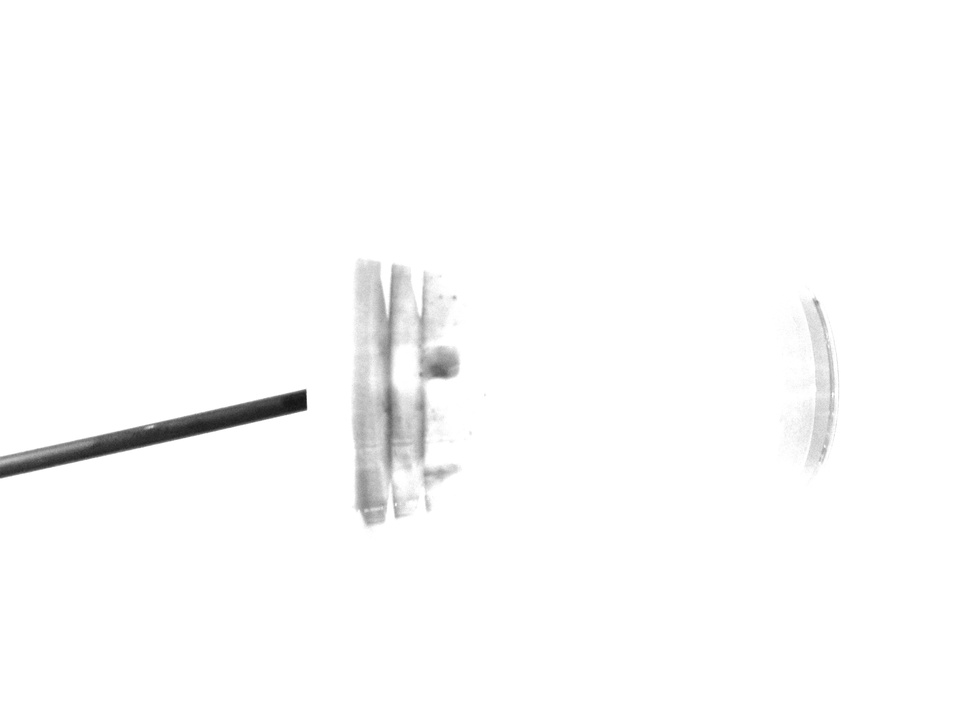
%> input picture hw2/exercise2/myimg1_sepia.jpg, 970 x 727 px, shrunk from 4032 x 3024 before the run, given in place of myimgA.jpg, which was not available
$ octave code.m   (GNU Octave 9; MATLAB toolbox functions it lacks are replaced by stand-ins)
%> lines starting %> are read from the running program, lines starting %| are printed output that depends on the picture; pictures that were not available may be replaced by others from this repository, and a replacement may not be noted
%read in images
%I and I2 were taken by me
I = imread("myimgA.jpg");
%> I is the input picture: size 727x970 uint8; min 18, max 255, mean 251.7
I2 = imread("myimgB.jpg");
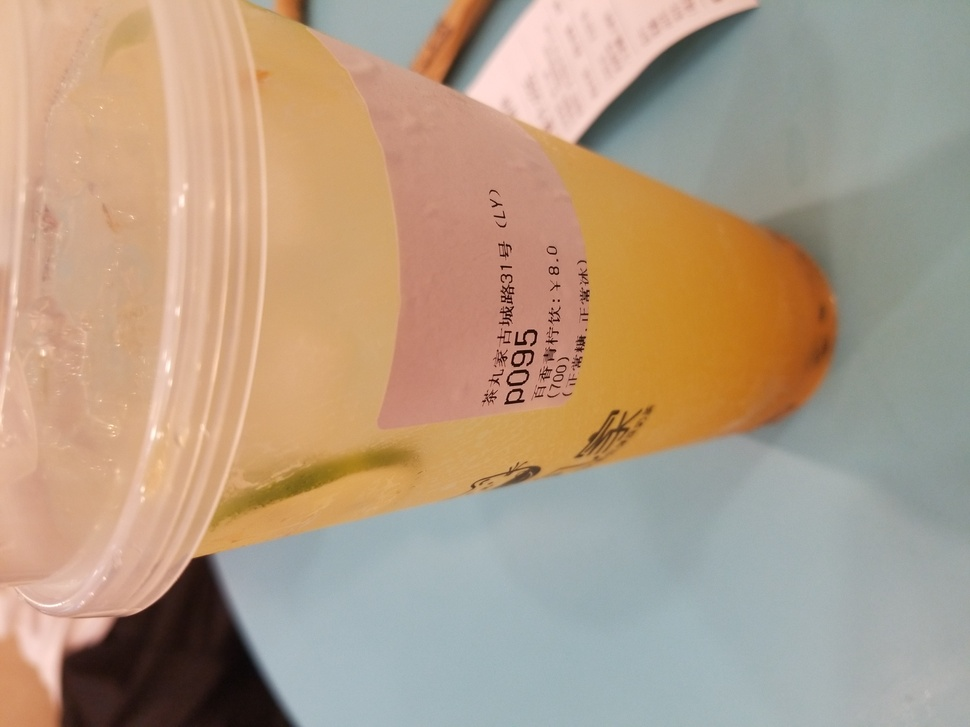
%> input picture hw2/exercise2/myimgB.jpg, 970 x 727 px, shrunk from 4032 x 3024 before the run
%> I2 is the input picture: size 727x970x3 uint8; mean R, G, B 178.3, 156.4, 133.7
I3 = imread("snow1.jpg");
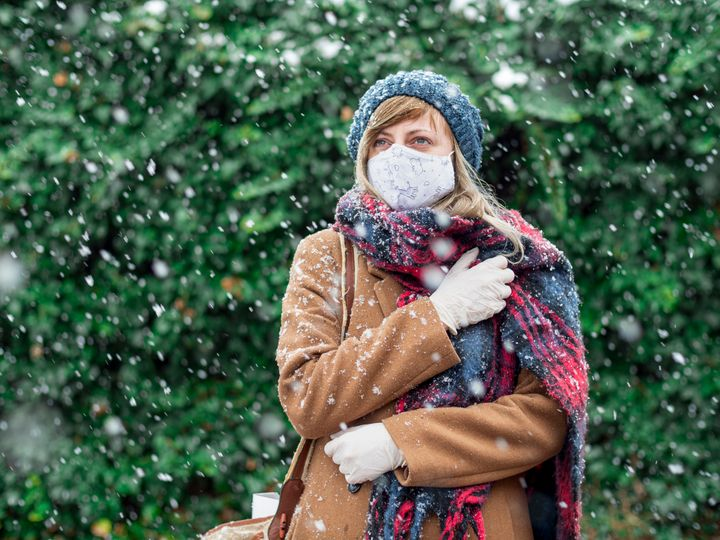
%> input picture hw2/exercise2/snow1.jpg, 720 x 540 px
%> I3 is the input picture: size 540x720x3 uint8; mean R, G, B 80.3, 97.5, 80.1
I4 = imread("venice1.jpg");
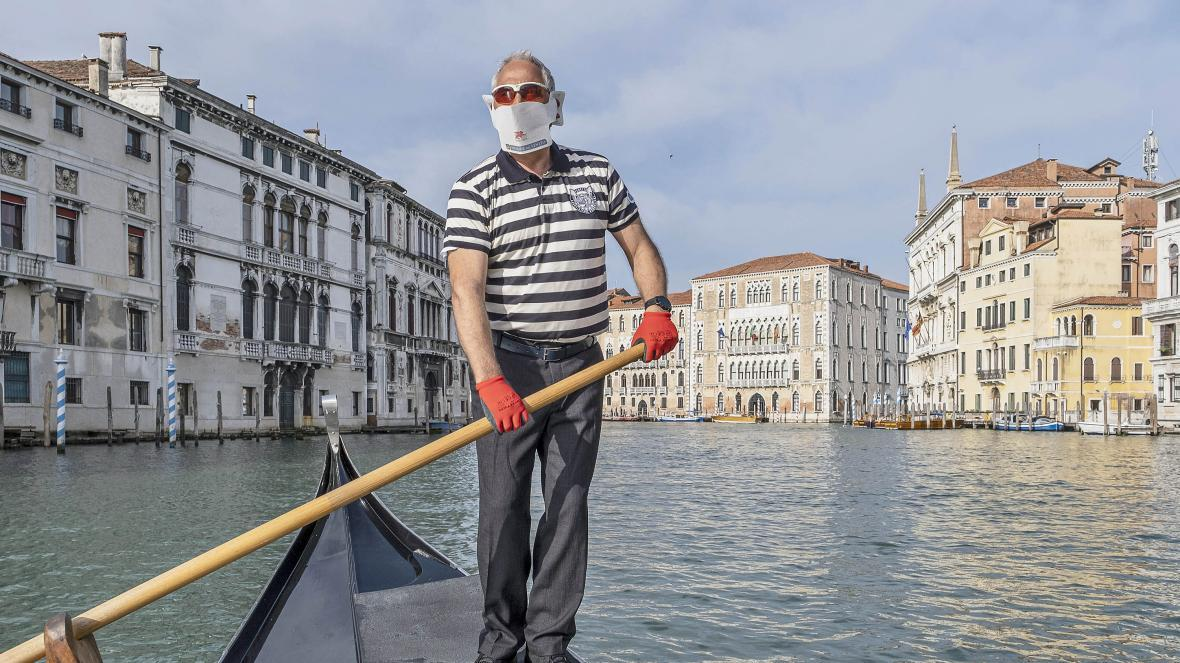
%> input picture hw2/exercise2/venice1.jpg, 1180 x 663 px
%> I4 is the input picture: size 663x1180x3 uint8; mean R, G, B 144.8, 146.6, 150.4

%apply img4 function to images. img4 function explained below.
sep = img4(I);
% [16 lines not run here, left out]
function sepia = img4(im)
    I = im2double(im); %convert image to double
%> I: size 727x970 double
    red = I(:,:,1); %separate RGB values
%> (the run ends here)
